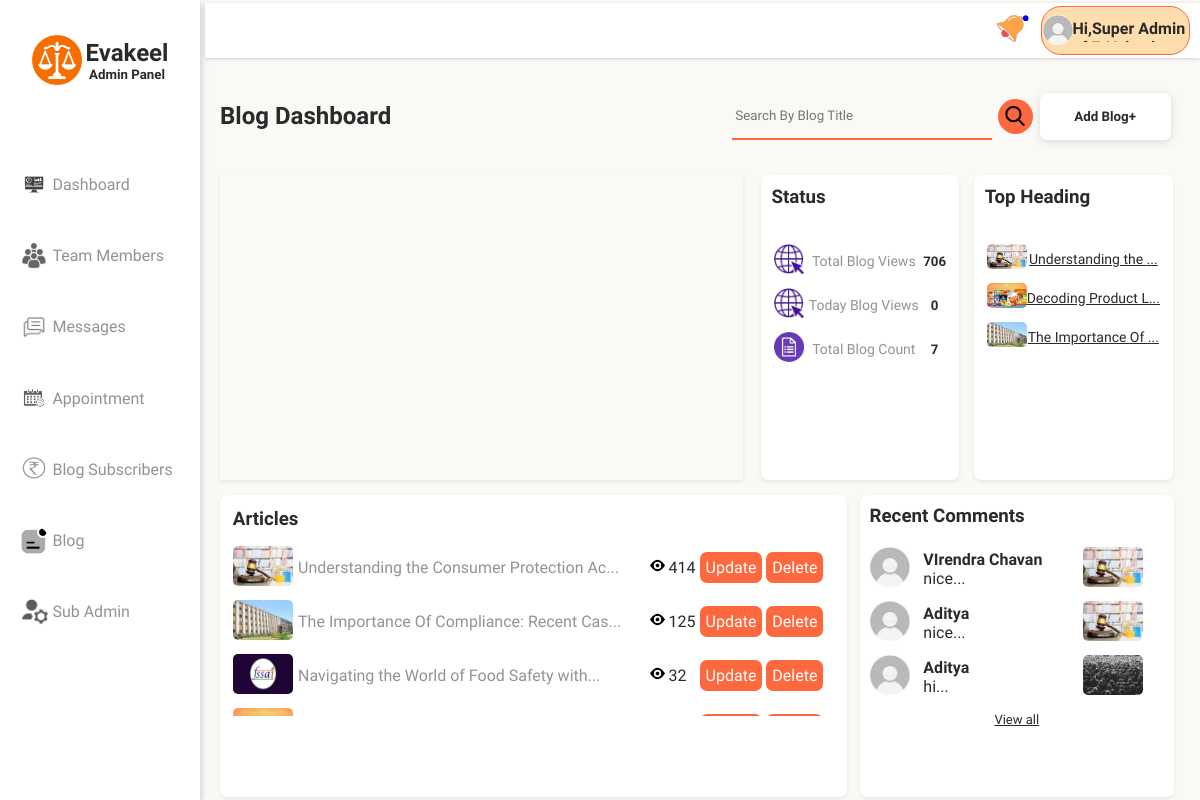
Page /blog_dash (signed in) on the committed database.
### vakilapp/models.py (models this page shows, shortened)
class Blog(models.Model):
    Image=models.ImageField(upload_to='Blog_Photo')
    Title=models.CharField(max_length=122 ,null=True)
    editor=models.CharField(max_length=122 ,null=True)
    date_blog=models.DateField()
    para=models.TextField()
    views_count=models.IntegerField(default=0)
    comment_count=models.IntegerField(default=0)

class comment(models.Model):
    reply_blog=models.ForeignKey(Blog,on_delete=models.CASCADE)
    Name=models.CharField(max_length=122 ,null=True)
    Email=models.CharField(max_length=122,default=None)
    comment_text=models.TextField()
    Date=models.DateField(null=True, default=None)

### vakilapp/views.py (the view)
# urls.py: path("blog_dash",views.blog_dash,name='blog_dash'),
@login_required(login_url='admin_login')
def blog_dash(request):
    new_noti=notification.objects.all()
    current_date = datetime.now().date()
    previous_7_days = []
    previous_7_day_view_data = []
    all_blogs=Blog.objects.all()
    all_Blog_view_count=IPAddress_blog.objects.count()
    all_Blog_view_day_count=IPAddress_blog.objects.filter(timestamp=datetime.today().date()).count()
    top_blog=Blog.objects.order_by('-views_count')[:3]
    new_comments=comment.objects.all()[::-1][:3]
    for i in range(1, 8):
        previous_day = current_date - timedelta(days=i)
        previous_7_days.append(previous_day)
    previous_7_days.reverse()
    for j in range(len(previous_7_days)):
        day_data=IPAddress_blog.objects.filter(timestamp=previous_7_days[j]).count()
        previous_7_day_view_data.append(int(day_data))
    result=None
    data=None
    if request.GET.get('Search'):
        all_blogs= all_blogs.filter(Title__icontains=request.GET.get('Search'))
        data=request.GET.get('Search')[0:7]
        result=True
    if not all_blogs:
         data=request.GET.get('Search')[0:7]
         result=False
    context={
            'previous_7_days':previous_7_days,
            'previous_7_day_view_data':previous_7_day_view_data,
            'all_Blog_view_count':all_Blog_view_count,
            'all_Blog_view_day_count':all_Blog_view_day_count,
            'top_blog':top_blog,
            'all_blogs':all_blogs,
            'all_blogs_count':all_blogs.count(),
            'new_comments':new_comments,
            'result':result,'data':data,
            'new_noti':new_noti
            }
    return render(request,"admin_blog_dash.html",context)

### templates/admin_blog_dash.html (shortened to what this page needs)
{% extends "admin_base.html" %}
{% load static %}
{% block TabName %}
<h2>Blog Dashboard</h2>
<div class="team_action">
    <form class="search_box">
        <input type="text" name="Search" placeholder="Search By Blog Title">
        <button type="submit"><img src="{% static 'images/Search.png' %}" alt=""></button>
    </form>
    <button onclick="popup_add()" class="addbtn">Add Blog+</button>
</div>
{% endblock TabName %}
{% block body %}
    <div class="blog_dash_body">
        <div class="blog_dash_chart">
            <div id="curve_chart" style="width: 100%; height: 100%;"></div>
        </div>
        <div class="blog_count">
            <h3>Status</h3>
            <table>
                <tr>
                    <td><img src="{% static 'images/web_visit.png' %}" alt="" ></td>
                    <td><p>Total Blog Views</p></td>
                    <td><h5>{{all_Blog_view_count}}<h5></td>
                </tr>
                <tr>
                    <td><img src="{% static 'images/web_visit.png' %}" alt="" ></td>
                    <td><p>Today Blog Views</p></td>
                    <td><h5>{{all_Blog_view_day_count}}</h5></td>
                </tr>
                <tr>
                    <td><img src="{% static 'images/blog_logo.png' %}" alt="" ></td>
                    <td><p>Total Blog Count</p></td>
                    <td><h5>{{all_blogs_count}}</h5></td>
                </tr>
            </table>
        </div>
        <div class="blog_count reuse_top_blog">
            <h3>Top Heading</h3>
            <table>
                {% for i in top_blog %}
                <tr>
                    <td><img src="/media/{{i.Image}}" alt="photo of {{i.Title}}"></td>
                    <td><p title="{{i.Title}}"><a href="/blog_temp/{{i.id}}/">{{i.Title|slice:":18"}}...</a></p></td>
                </tr>
                {% endfor %}
            </table>
        </div>
        <div class="all_blog_list">
            <h3>Articles</h3>
            <div class="all_blog_table">
                <table>
                    {% for a in all_blogs %}
                    <tr>
                        <td><img src="/media/{{a.Image}}" alt="photo of {{a.Title}}"></td>
                        <td>
                            <a href="/blog_temp/{{a.id}}/" style="text-decoration: none;">
                                <p title="{{a.Title}}">
                                    {{a.Title|slice:":40"}}...
                                </p>
                            </a>
                        </td>
                        <td><img src="{% static 'images/black_eye.png' %}" alt="photo of eye" style="height: 15px; width: 15px;"> {{a.views_count}}</td>
                        <td>
                            <a href="/update_blog/{{a.id}}/" class="action">Update</a>
                            <a href="/delete_blog?id={{a.id}}" class="action">Delete</a>
                        </td>
                    </tr>
                    {% endfor %}
                </table>
            </div>
        </div>
        <div class="recent_comment">
            <h3>Recent Comments</h3>
            <div class="rc_list">
                <table>
                {% for k in new_comments %}
                    <tr>
                        <td><img src="{% static 'images/img.jpg' %}" alt="" class="prof_img"></td>
                        <td>
                            <h4>{{k.Name}}</h4>
                            <p title="{{k.comment_text}}">{{k.comment_text|slice:":19"}}...</p>
                        </td>
                        <td>
                            <a href="/blog_temp/{{k.reply_blog.id}}/#{{k.id}}">
                                <img src="/media/{{k.reply_blog.Image}}" alt="photo of {{k.reply_blog.Title}}" class="blog_img">
                            </a>
                        </td>
                    </tr>
                {% endfor %}
                </table>
            </div>
            <center><a href="/all_comment" class="lower_rc">View all</a></center>
        </div>
    </div>
    {% endblock body %}

### templates/admin_base.html (shortened to what this page needs)
{% load static %}
<!DOCTYPE html>
<html lang="en">
<head>
    <link rel="stylesheet" href="{% static 'css/admin_style.css' %}">
</head>
<body>
    <div class="am_body">
        <nav class="am_navbar">
            <div class="logobox">
                <img src="{% static 'images/logo1.png' %}" alt="e-vakil" class="logoimg">
                <div class="logotext">
                    <h1>Evakeel</h1>
                    <h5>Admin Panel</h5>
                </div>
            </div>
            <div class="navoptions">
                <ul>
                    <a href="/admin_home" class="optext">
                        <li>
                            <img src="{% static 'images/dash_icon.png' %}" alt="" class="opimg">
                            Dashboard
                        </li>
                    </a>
                    <a href="/admin_team" class="optext">
                        <li>
                            <img src="{% static 'images/team_icon.png' %}" alt="" class="opimg">
                            Team Members
                        </li>
                    </a>
                    <a href="/admin_msg" class="optext">
                        <li>
                            <img src="{% static 'images/msg_icon.png' %}" alt="" class="opimg">
                            Messages
                        </li>
                    </a>
                    <a href="/Appointment_section" class="optext">
                        <li>
                            <img src="{% static 'images/Appointment_icon.png' %}" alt="" class="opimg">
                            Appointment
                        </li>
                    </a>
                    <a href="/all_subs" class="optext">
                        <li>
                            <img src="{% static 'images/subs_icon.png' %}" alt="" class="opimg">
                            Blog Subscribers
                        </li>
                    </a>
                    <a href="/blog_dash" class="optext">
                        <li>
                            <img src="{% static 'images/blog_icon.png' %}" alt="" class="opimg">
                            Blog
                        </li>
                    </a>
                    <a href="/sub_admin" class="optext">
                        <li>
                            <img src="{% static 'images/subadmin.png' %}" alt="" class="opimg">
                            Sub Admin
                        </li>
                    </a>
                </ul>
            </div>
        </nav>
        <div class="tab">
            <div class="upperstrip">
                {% if new_noti %}
                <img src="{% static 'images/notiicon_up.png' %}" alt="" class="bell"  onclick="notiPop()">
                {% else %}
                <img src="{% static 'images/notiicon.png' %}" alt="" class="bell"  onclick="notiPop()">
              {% endif %}
                <div class="log_user_prt">
                    <div class="loguser">
                        <img src="{% static 'images/img.jpg' %}" alt="">
                        <p>Hi,{{request.user.first_name}} {{request.user.last_name}}</p>
                    </div>
                </div>
            </div>
            <div class="tab_head">
                {% block TabName %}{% endblock TabName %}
            </div>
            {% block body %}{% endblock body %}
        </div>
    </div>
</body>
</html>

### rows in the picture
Blog: Image (picture), Title "Understanding the", Title "Understanding the Consumer Protection Ac", views_count "414"
Blog: Image (picture), Title "Decoding Product L"
Blog: Image (picture), Title "The Importance Of", Title "The Importance Of Compliance: Recent Cas", views_count "125"
Blog: Image (picture), Title "Navigating the World of Food Safety with", views_count "32"
comment: Name "VIrendra Chavan", comment_text "nice", reply_blog.Image (picture)
comment: Name "Aditya", comment_text "nice", reply_blog.Image (picture)
comment: Name "Aditya", comment_text "hi", reply_blog.Image (picture)

### other values in the picture
{{ request.user.first_name }} "Super Admin"
{{ all_Blog_view_count }} "706"
{{ all_Blog_view_day_count }} "0"
{{ all_blogs_count }} "7"
